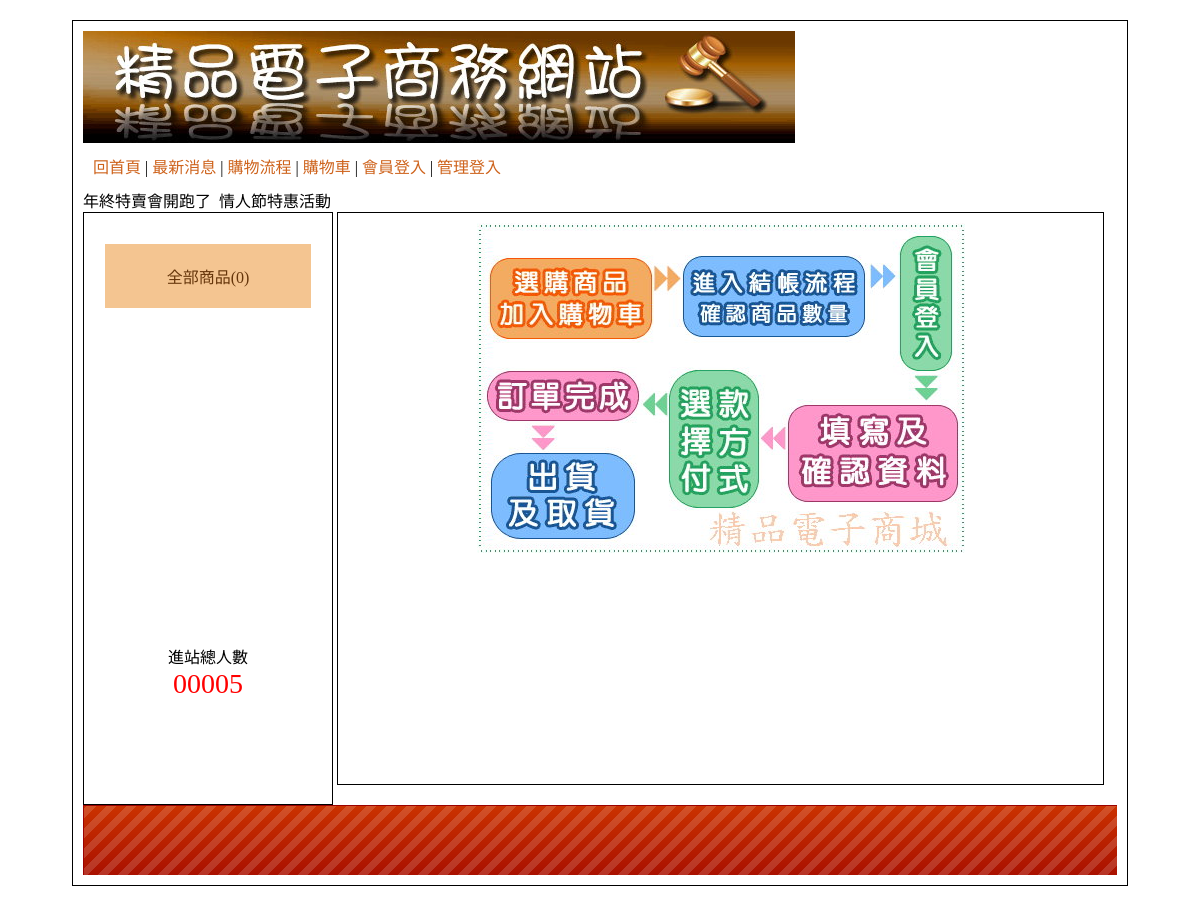
/?do=look, run on an earlier commit of the app's database.
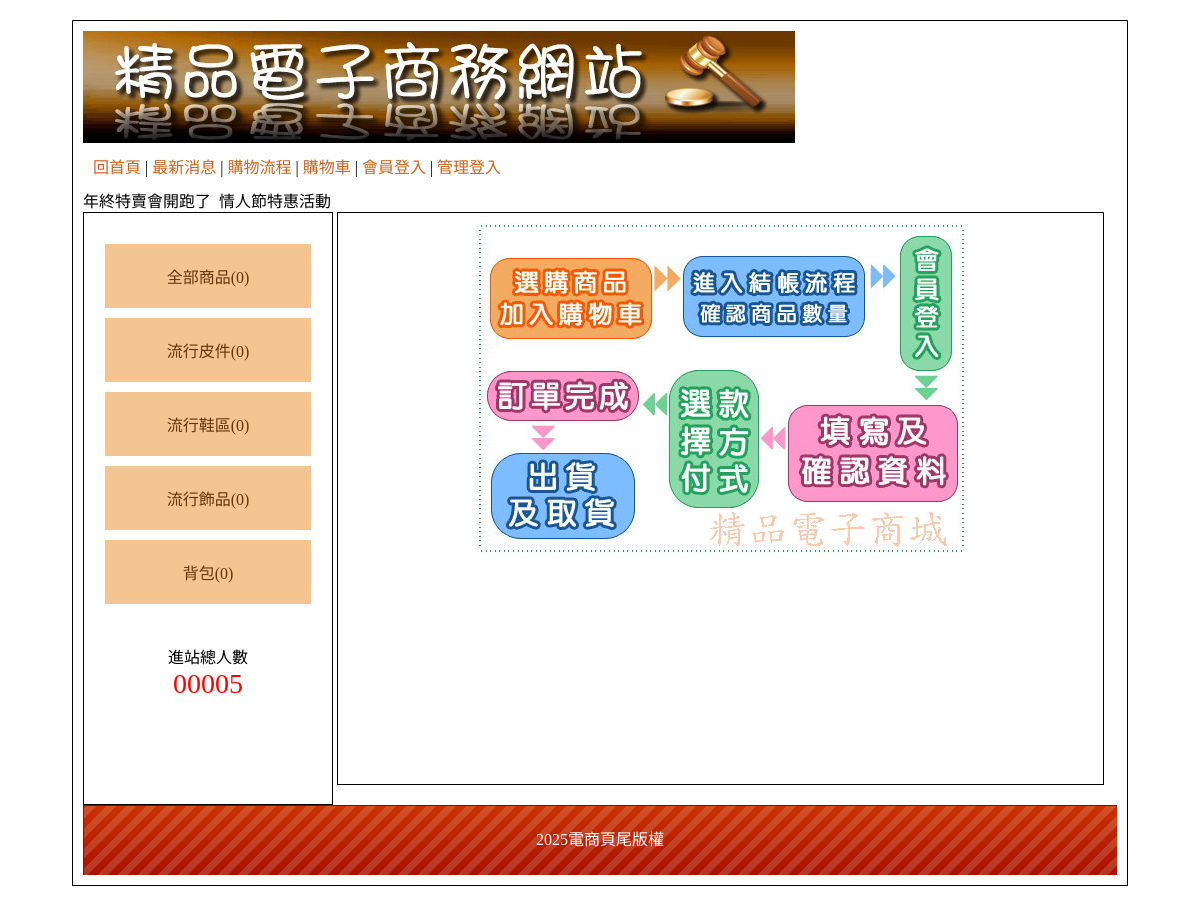
And on a later commit of the database.
### tables this page shows
CREATE TABLE `type` (
  `id` int(10) UNSIGNED NOT NULL,
  `name` text NOT NULL,
  `big_id` int(2) NOT NULL DEFAULT 0
);

CREATE TABLE `bot` (
  `id` int(10) UNSIGNED NOT NULL,
  `bottom` text NOT NULL
);

### api/db.php (called while the page is built, shortened)
<?php
class DB{
private $dsn="mysql:host=localhost;dbname=db11;charset=utf8";
private $pdo;
private $table;
function __construct($table){
    $this->table=$table;
    $this->pdo=new PDO($this->dsn,"root",'');
}
function all(...$arg){
    $sql="select * from $this->table ";
    if(isset($arg[0])){
        if(is_array($arg[0])){
            $tmp=$this->arraytosql($arg[0]);
            $sql=$sql." where ".join(" AND " , $tmp);
        }else{
            $sql .= $arg[0];
        }
    }
    return $this->pdo->query($sql)->fetchAll(PDO::FETCH_ASSOC);
}
function count(...$arg){
    $sql="select count(*) from $this->table ";
    if(isset($arg[0])){
        if(is_array($arg[0])){
            $tmp=$this->arraytosql($arg[0]);
            $sql=$sql." where ".join(" AND " , $tmp);
        }else{
            $sql .= $arg[0];
        }
    }
    return $this->pdo->query($sql)->fetchColumn();
}
function find($id){
    $sql="select * from $this->table ";
    if(is_array($id)){
        $tmp=$this->arraytosql($id);
        $sql=$sql." where ".join(" AND " , $tmp);
    }else{
        $sql .= " WHERE `id`='$id'";
    }
    return $this->pdo->query($sql)->fetch(PDO::FETCH_ASSOC);
}
private function arraytosql($array){
    $tmp=[];
    foreach($array as $key => $value){
        $tmp[]="`$key`='$value'";
    }
    return $tmp;
}
}
$Type=new DB('type');
$Bot=new DB('bot');
$Item=new DB('item');
?>

### index.php (the view, shortened to what this page needs)
<?php include_once "./api/db.php";?>
<!DOCTYPE html
    PUBLIC "-//W3C//DTD XHTML 1.0 Transitional//EN" "http://www.w3.org/TR/xhtml1/DTD/xhtml1-transitional.dtd">
<html xmlns="http://www.w3.org/1999/xhtml">
<head>
    <link href="./css/css.css" rel="stylesheet" type="text/css">
</head>
<body>
    <div id="main">
        <div id="top">
            <a href="?">
                <img src="./icon/0416.jpg">
            </a>
            <div style="padding:10px;">
                <a href="?">回首頁</a> |
                <a href="?do=news">最新消息</a> |
                <a href="?do=look">購物流程</a> |
                <a href="?do=buycart">購物車</a> |
                <?php
                  if(isset($_SESSION['login'])){
                    echo "<a href='./api/logout.php'>登出</a>";
                  }else{
                    echo "<a href='?do=login'>會員登入</a>";
                  }
                ?>
                |
                <?php
                  if(isset($_SESSION['admin'])){
                    echo "<a href='back.php'>返回管理</a>";
                  }else{
                    echo "<a href='?do=admin'>管理登入</a>";
                  }
                ?>
            </div>
            <marquee>年終特賣會開跑了&nbsp;&nbsp;情人節特惠活動 &nbsp;&nbsp;</marquee>
        </div>
        <div id="left" class="ct">
            <div style="min-height:400px;">
              <a href="?type=0">全部商品(<?=$Item->count(['sh'=>1]);?>)</a>
              <?php
              $bigs=$Type->all(['big_id'=>0]) ;
              foreach ($bigs as $big):
              ?>
                <div class="ww">
                <a href="?type=<?=$big['id'];?>"><?=$big['name'];?>(<?=$Item->count(['big'=>$big['id'],'sh'=>1]);?>)</a>
             <?php
                echo "</div>";
              endforeach;
             ?>
            </div>
            <span>
                <div>進站總人數</div>
                <div style="color:#f00; font-size:28px;">
                    00005 </div>
            </span>
        </div>
        <div id="right">
            <?php
              $do=$_GET['do']??'main';
              $file="./front/{$do}.php";
              if(file_exists($file)){
                include $file;
             }else{
                include "./front/main.php";
             }
            ?>
        </div>
        <div id="bottom" style="line-height:70px;background:url(./icon/bot.png); color:#FFF;" class="ct">
            <?=$Bot->find(1)['bottom'];?> </div>
    </div>
</body>
</html>

What changed in the data, as far as the page shows it:
added type: name "流行皮件", count "0"
added type: name "流行鞋區", count "0"
added type: name "流行飾品", count "0"
added type: name "背包", count "0"
added bot: bottom "2025電商頁尾版權"
